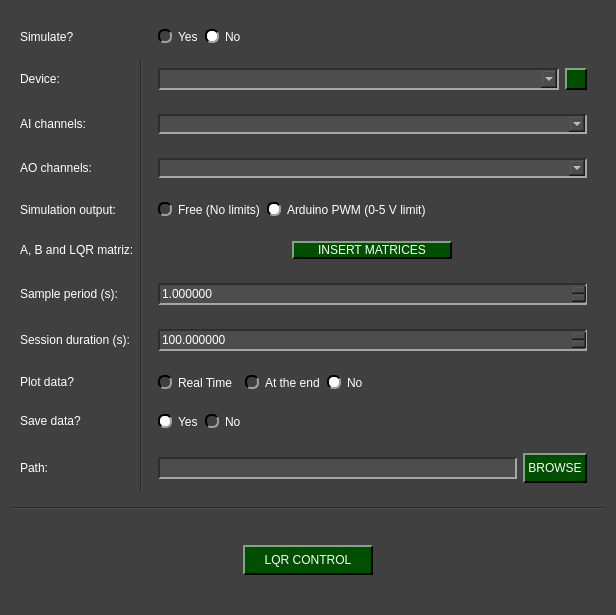
<?xml version="1.0" encoding="UTF-8"?>
<ui version="4.0">
 <class>Arduino_LQR_Control</class>
 <widget class="QWidget" name="Arduino_LQR_Control">
  <property name="geometry">
   <rect>
    <x>0</x>
    <y>0</y>
    <width>616</width>
    <height>615</height>
   </rect>
  </property>
  <property name="windowTitle">
   <string>Form</string>
  </property>
  <property name="styleSheet">
   <string notr="true">QWidget{
	background-color: rgb(64, 64, 64);
}

QTabWidget::pane { 
   border: 1px solid rgb(166, 166, 166);
}

QTabBar::tab {
  	background-color: rgb(77, 77, 77);
 }

 QTabBar::tab:selected {
  	background-color: rgb(140, 140, 140);
	padding-top: 2px;
	padding-bottom: 2px;
	padding-left: 12px;
	padding-right: 12px;
 }

 QTabBar::tab:selected:hover {
  	background-color: rgb(140, 140, 140);
	padding-top: 2px;
	padding-bottom: 2px;
	padding-left: 12px;
	padding-right: 12px;
 }

 QTabBar::tab:hover {
  	background-color: rgb(109, 109, 109);
	padding-top: 2px;
	padding-bottom: 2px;
	padding-left: 12px;
	padding-right: 12px;
 }

 QTabBar::tab:middle {
	border-right: 1px dashed rgb(166, 166, 166);
	border-left: 1px dashed rgb(166, 166, 166);
	padding-top: 2px;
	padding-bottom: 2px;
	padding-left: 12px;
	padding-right: 12px;
 }

 QTabBar::tab:last {
	border-top-right-radius: 10px;
	padding-top: 2px;
	padding-bottom: 2px;
	padding-left: 12px;
	padding-right: 12px;
 }

 QTabBar::tab:first {
	border-top-left-radius: 10px;
	padding-top: 2px;
	padding-bottom: 2px;
	padding-left: 12px;
	padding-right: 12px;
 }


QComboBox QAbstractItemView {
    background-color: rgb(77, 77, 77);
}

QComboBox QAbstractItemView::item:focus{
    background-color: rgb(140, 140, 140);
}

QDoubleSpinBox{
	background-color: rgb(77, 77, 77);
	
	border-top: 1.5px solid rgb(46, 46, 46);
	border-left: 1.5px solid rgb(46, 46, 46);

	border-bottom: 1.5px solid rgb(166, 166, 166);
	border-right: 1.5px solid rgb(166, 166, 166);
}

QDoubleSpinBox::up-button{
    image: url(:/imgs/imgs/drop_up_arrow.png);
	width: 11px;

	background-color: rgb(0, 79, 0);
	border-top: 1.5px solid rgb(127, 167, 127);
	border-left: 1.5px solid rgb(127, 167, 127);

	border-bottom: 1.5px solid rgb(0, 0, 0);
	border-right: 1.5px solid rgb(0, 0, 0);
}

QDoubleSpinBox::up-button:pressed{
	border: 2px solid rgb(255, 255, 255);
}

QDoubleSpinBox::up-button:hover{
	background-color: rgb(0, 50, 0);
}

QDoubleSpinBox::down-button{
    image: url(:/imgs/imgs/drop_down_arrow.png);
	width: 11px;

	background-color: rgb(0, 79, 0);
	border-top: 1.5px solid rgb(127, 167, 127);
	border-left: 1.5px solid rgb(127, 167, 127);

	border-bottom: 1.5px solid rgb(0, 0, 0);
	border-right: 1.5px solid rgb(0, 0, 0);
}

QDoubleSpinBox::down-button:pressed{
	border: 2px solid rgb(255, 255, 255);
}

QDoubleSpinBox::down-button:hover{
	background-color: rgb(0, 50, 0);
}

QSpinBox{
	background-color: rgb(77, 77, 77);
	
	border-top: 1.5px solid rgb(46, 46, 46);
	border-left: 1.5px solid rgb(46, 46, 46);

	border-bottom: 1.5px solid rgb(166, 166, 166);
	border-right: 1.5px solid rgb(166, 166, 166);
}

QSpinBox::up-button{
    image: url(:/imgs/imgs/drop_up_arrow.png);
	width: 11px;

	background-color: rgb(0, 79, 0);
	border-top: 1.5px solid rgb(127, 167, 127);
	border-left: 1.5px solid rgb(127, 167, 127);

	border-bottom: 1.5px solid rgb(0, 0, 0);
	border-right: 1.5px solid rgb(0, 0, 0);
}

QSpinBox::up-button:pressed{
	border: 2px solid rgb(255, 255, 255);
}

QSpinBox::up-button:hover{
	background-color: rgb(0, 50, 0);
}

QSpinBox::down-button{
    image: url(:/imgs/imgs/drop_down_arrow.png);
	width: 11px;

	background-color: rgb(0, 79, 0);
	border-top: 1.5px solid rgb(127, 167, 127);
	border-left: 1.5px solid rgb(127, 167, 127);

	border-bottom: 1.5px solid rgb(0, 0, 0);
	border-right: 1.5px solid rgb(0, 0, 0);
}

QSpinBox::down-button:pressed{
	border: 2px solid rgb(255, 255, 255);
}

QSpinBox::down-button:hover{
	background-color: rgb(0, 50, 0);
}

QWidget#centralwidget{
	background-color: rgb(64, 64, 64);
}

QWidget{
	color: rgb(255, 255, 255);
}

QComboBox{
	background-color: rgb(77, 77, 77);
	
	border-top: 1.5px solid rgb(46, 46, 46);
	border-left: 1.5px solid rgb(46, 46, 46);

	border-bottom: 1.5px solid rgb(166, 166, 166);
	border-right: 1.5px solid rgb(166, 166, 166);
}


QComboBox::drop-down{
	image: url(:/imgs/imgs/drop_down_arrow.png);
	width: 11px;

	background-color: rgb(0, 79, 0);
	border-top: 2px solid rgb(127, 167, 127);
	border-left: 2px solid rgb(127, 167, 127);

	border-bottom: 2px solid rgb(0, 0, 0);
	border-right: 2px solid rgb(0, 0, 0);
}

QComboBox::drop-down:hover{
	background-color: rgb(0, 50, 0);
}

QComboBox::drop-down:pressed{
	border: 2px solid rgb(255, 255, 255);
}

QPushButton{
	background-color: rgb(0, 79, 0);

	border-top: 1.5px solid rgb(127, 167, 127);
	border-left: 1.5px solid rgb(127, 167, 127);

	border-bottom: 1.5px solid rgb(0, 0, 0);
	border-right: 1.5px solid rgb(0, 0, 0);

	
	font: 12pt &quot;Helvetica&quot;;
	text-align:center;
}

QWidget{
	font: 12pt &quot;Helvetica&quot;;
}

QPushButton:hover{
	background-color: rgb(0, 50, 0);
}

QPushButton:pressed{
	border: 2px solid rgb(255, 255, 255);
}

QLineEdit{
	background-color: rgb(77, 77, 77);
	border-top: 1.5px solid rgb(46, 46, 46);
	border-left: 1.5px solid rgb(46, 46, 46);

	border-bottom: 1.5px solid rgb(166, 166, 166);
	border-right: 1.5px solid rgb(166, 166, 166);
}

QRadioButton::indicator{
	border-radius: 6px;
	border-top: 1.5px solid rgb(0, 0, 0);
	border-left: 1.5px solid rgb(0, 0, 0);

	border-bottom: 1.5px solid rgb(160, 160, 160);
	border-right: 1.5px solid rgb(160, 160, 160);
}

QRadioButton::indicator::checked{
	background-color: white;
}

QRadioButton::indicator::unchecked:hover{
	background-color: #9F9F9F;
}

QRadioButton::indicator::pressed{
	border: 1.5px solid #505050
}

QPushButton#reload_devices{
	image: url(:/imgs/imgs/reload.png);
	width: 11px;
	background-color: rgb(0, 79, 0);

	border-top: 1.5px solid rgb(127, 167, 127);
	border-left: 1.5px solid rgb(127, 167, 127);

	border-bottom: 1.5px solid rgb(0, 0, 0);
	border-right: 1.5px solid rgb(0, 0, 0);

	
	font: 12pt &quot;Helvetica&quot;;
	text-align:center;
}

QPushButton#reload_devices:hover{
	background-color: rgb(0, 50, 0);
}

QPushButton#reload_devices:pressed{
	border: 2px solid rgb(255, 255, 255);
}

QPushButton#logo{
	background-color: rgb(64, 64, 64);
	border: 0px;
}

QPushButton#logo:hover{
	background-color: rgb(166, 166, 166);
	border: 1px solid rgb(190, 190, 190) ;
}

QPushButton#logo:pressed{
	background-color: rgb(166, 166, 166);
	border: 1px solid rgb(255, 255, 255) ;
}

QScrollBar:vertical {
     border: 1px solid rgb(140, 140, 140);
     background: rgb(140, 140, 140);
     width: 17px;
     margin: 17px 0 17px 0;
 }
QScrollBar::handle:vertical {
     background: rgb(0, 79, 0);
     min-height: 20px;
 }
QScrollBar::add-line:vertical {
	image: url(:/imgs/imgs/drop_down_arrow.png);
     border: 1px solid rgb(140, 140, 140);
     background: rgb(0, 79, 0);
     height: 15px;
     subcontrol-position: bottom;
     subcontrol-origin: margin;
 }

QScrollBar::sub-line:vertical {
	image: url(:/imgs/imgs/drop_up_arrow.png);
     border: 1px solid rgb(140, 140, 140);
     background: rgb(0, 79, 0);
     height: 15px;
     subcontrol-position: top;
     subcontrol-origin: margin;
 }

QScrollBar::add-line:vertical:pressed {
    border: 1px solid rgb(255, 255, 255);
	background: rgb(0, 79, 0)
 }

QScrollBar::sub-line:vertical:pressed {
	border: 1px solid rgb(255, 255, 255);
	background: rgb(0, 79, 0)
 }

QScrollBar::add-line:vertical:hover {
     background-color: rgb(0, 50, 0);
 }

QScrollBar::sub-line:vertical:hover {
    background-color: rgb(0, 50, 0);
 }

QScrollBar::handle:vertical:pressed {
    border: 1px solid rgb(255, 255, 255);
	background: rgb(0, 79, 0)
 }

QScrollBar::handle:vertical:hover {
    background-color: rgb(0, 50, 0);
 }

QScrollBar::add-page:vertical, QScrollBar::sub-page:vertical {
     background: none;
 }

QScrollArea{
	border: none;
}

QTableWidget {
    background-color: rgb(77, 77, 77);
    alternate-background-color: rgb(85, 85, 85);
    gridline-color: rgb(166, 166, 166);
    color: white;
    border: 1px solid rgb(166, 166, 166);
    font: 11pt &quot;Helvetica&quot;;
}

QTableWidget QLineEdit {
    background-color: rgb(140, 140, 140);
    color: black;
    border: none;
}

QTableWidget::item:selected {
    background-color: rgb(0, 79, 0);
    color: white;
}

</string>
  </property>
  <layout class="QGridLayout" name="gridLayout_3">
   <item row="1" column="0">
    <widget class="Line" name="line_3">
     <property name="orientation">
      <enum>Qt::Orientation::Horizontal</enum>
     </property>
    </widget>
   </item>
   <item row="2" column="0">
    <widget class="QWidget" name="widget_6" native="true">
     <layout class="QHBoxLayout" name="horizontalLayout">
      <item>
       <widget class="QPushButton" name="start_lqr_control">
        <property name="minimumSize">
         <size>
          <width>130</width>
          <height>30</height>
         </size>
        </property>
        <property name="maximumSize">
         <size>
          <width>130</width>
          <height>30</height>
         </size>
        </property>
        <property name="text">
         <string>LQR CONTROL</string>
        </property>
       </widget>
      </item>
     </layout>
    </widget>
   </item>
   <item row="0" column="0">
    <widget class="QWidget" name="widget" native="true">
     <layout class="QGridLayout" name="gridLayout_2">
      <item row="1" column="0">
       <widget class="QLabel" name="label_device">
        <property name="minimumSize">
         <size>
          <width>0</width>
          <height>30</height>
         </size>
        </property>
        <property name="maximumSize">
         <size>
          <width>16777215</width>
          <height>30</height>
         </size>
        </property>
        <property name="text">
         <string>Device:</string>
        </property>
       </widget>
      </item>
      <item row="5" column="0">
       <widget class="QLabel" name="label_14">
        <property name="text">
         <string>A, B and LQR matriz:</string>
        </property>
       </widget>
      </item>
      <item row="9" column="0">
       <widget class="QLabel" name="label_11">
        <property name="minimumSize">
         <size>
          <width>0</width>
          <height>30</height>
         </size>
        </property>
        <property name="maximumSize">
         <size>
          <width>16777215</width>
          <height>30</height>
         </size>
        </property>
        <property name="text">
         <string>Save data?</string>
        </property>
       </widget>
      </item>
      <item row="1" column="2">
       <widget class="QWidget" name="widget_device" native="true">
        <layout class="QHBoxLayout" name="horizontalLayout_8">
         <item>
          <widget class="QComboBox" name="device_combo">
           <property name="minimumSize">
            <size>
             <width>0</width>
             <height>22</height>
            </size>
           </property>
           <property name="maximumSize">
            <size>
             <width>16777215</width>
             <height>22</height>
            </size>
           </property>
          </widget>
         </item>
         <item>
          <widget class="QPushButton" name="reload_devices">
           <property name="minimumSize">
            <size>
             <width>22</width>
             <height>22</height>
            </size>
           </property>
           <property name="maximumSize">
            <size>
             <width>22</width>
             <height>22</height>
            </size>
           </property>
           <property name="toolTip">
            <string>&lt;html&gt;&lt;head/&gt;&lt;body&gt;&lt;p&gt;Update COM ports&lt;/p&gt;&lt;/body&gt;&lt;/html&gt;</string>
           </property>
           <property name="text">
            <string/>
           </property>
          </widget>
         </item>
        </layout>
       </widget>
      </item>
      <item row="3" column="2">
       <widget class="QWidget" name="widget_ao_channel" native="true">
        <layout class="QHBoxLayout" name="horizontalLayout_3">
         <item>
          <widget class="QComboBox" name="ao_channel_combo"/>
         </item>
        </layout>
       </widget>
      </item>
      <item row="0" column="0">
       <widget class="QLabel" name="label_simulate">
        <property name="text">
         <string>Simulate?</string>
        </property>
       </widget>
      </item>
      <item row="7" column="2">
       <widget class="QWidget" name="widget_10" native="true">
        <layout class="QGridLayout" name="gridLayout_8">
         <item row="0" column="0">
          <widget class="QDoubleSpinBox" name="sesh_dur_in">
           <property name="minimumSize">
            <size>
             <width>0</width>
             <height>22</height>
            </size>
           </property>
           <property name="maximumSize">
            <size>
             <width>16777215</width>
             <height>22</height>
            </size>
           </property>
           <property name="decimals">
            <number>6</number>
           </property>
           <property name="maximum">
            <double>999999999999.000000000000000</double>
           </property>
           <property name="singleStep">
            <double>0.010000000000000</double>
           </property>
           <property name="stepType">
            <enum>QAbstractSpinBox::StepType::AdaptiveDecimalStepType</enum>
           </property>
           <property name="value">
            <double>100.000000000000000</double>
           </property>
          </widget>
         </item>
        </layout>
       </widget>
      </item>
      <item row="3" column="0">
       <widget class="QLabel" name="label_ao_channel">
        <property name="text">
         <string>AO channels:</string>
        </property>
       </widget>
      </item>
      <item row="10" column="0" alignment="Qt::AlignmentFlag::AlignVCenter">
       <widget class="QLabel" name="label_12">
        <property name="minimumSize">
         <size>
          <width>0</width>
          <height>30</height>
         </size>
        </property>
        <property name="maximumSize">
         <size>
          <width>16777215</width>
          <height>30</height>
         </size>
        </property>
        <property name="text">
         <string>Path:</string>
        </property>
       </widget>
      </item>
      <item row="2" column="0">
       <widget class="QLabel" name="label_ai_channel">
        <property name="text">
         <string>AI channels:</string>
        </property>
       </widget>
      </item>
      <item row="9" column="2" alignment="Qt::AlignmentFlag::AlignLeft">
       <widget class="QWidget" name="widget_12" native="true">
        <layout class="QHBoxLayout" name="horizontalLayout_5">
         <item>
          <widget class="QRadioButton" name="yes_save_radio">
           <property name="text">
            <string>Yes</string>
           </property>
           <property name="checked">
            <bool>true</bool>
           </property>
           <attribute name="buttonGroup">
            <string notr="true">save_radio_group</string>
           </attribute>
          </widget>
         </item>
         <item>
          <widget class="QRadioButton" name="no_save_radio">
           <property name="text">
            <string>No</string>
           </property>
           <attribute name="buttonGroup">
            <string notr="true">save_radio_group</string>
           </attribute>
          </widget>
         </item>
        </layout>
       </widget>
      </item>
      <item row="7" column="0">
       <widget class="QLabel" name="label_10">
        <property name="minimumSize">
         <size>
          <width>0</width>
          <height>30</height>
         </size>
        </property>
        <property name="maximumSize">
         <size>
          <width>16777215</width>
          <height>30</height>
         </size>
        </property>
        <property name="text">
         <string>Session duration (s):</string>
        </property>
       </widget>
      </item>
      <item row="1" column="1" rowspan="10">
       <widget class="Line" name="line_2">
        <property name="orientation">
         <enum>Qt::Orientation::Vertical</enum>
        </property>
       </widget>
      </item>
      <item row="8" column="0">
       <widget class="QLabel" name="label_9">
        <property name="minimumSize">
         <size>
          <width>0</width>
          <height>30</height>
         </size>
        </property>
        <property name="maximumSize">
         <size>
          <width>16777215</width>
          <height>30</height>
         </size>
        </property>
        <property name="text">
         <string>Plot data?</string>
        </property>
       </widget>
      </item>
      <item row="0" column="2" alignment="Qt::AlignmentFlag::AlignLeft">
       <widget class="QWidget" name="widget_7" native="true">
        <layout class="QGridLayout" name="gridLayout_4">
         <item row="0" column="0">
          <widget class="QRadioButton" name="yes_simulate_radio">
           <property name="text">
            <string>Yes</string>
           </property>
           <attribute name="buttonGroup">
            <string notr="true">simulate_radio_group</string>
           </attribute>
          </widget>
         </item>
         <item row="0" column="1">
          <widget class="QRadioButton" name="no_simulate_radio">
           <property name="text">
            <string>No</string>
           </property>
           <property name="checked">
            <bool>true</bool>
           </property>
           <attribute name="buttonGroup">
            <string notr="true">simulate_radio_group</string>
           </attribute>
          </widget>
         </item>
        </layout>
       </widget>
      </item>
      <item row="6" column="2">
       <widget class="QWidget" name="widget_11" native="true">
        <layout class="QGridLayout" name="gridLayout_9">
         <item row="0" column="0">
          <widget class="QDoubleSpinBox" name="Ts_in">
           <property name="minimumSize">
            <size>
             <width>0</width>
             <height>22</height>
            </size>
           </property>
           <property name="maximumSize">
            <size>
             <width>16777215</width>
             <height>22</height>
            </size>
           </property>
           <property name="decimals">
            <number>6</number>
           </property>
           <property name="maximum">
            <double>999999999999.000000000000000</double>
           </property>
           <property name="singleStep">
            <double>0.010000000000000</double>
           </property>
           <property name="stepType">
            <enum>QAbstractSpinBox::StepType::AdaptiveDecimalStepType</enum>
           </property>
           <property name="value">
            <double>1.000000000000000</double>
           </property>
          </widget>
         </item>
        </layout>
       </widget>
      </item>
      <item row="8" column="2" alignment="Qt::AlignmentFlag::AlignLeft">
       <widget class="QWidget" name="widget_13" native="true">
        <layout class="QHBoxLayout" name="horizontalLayout_6">
         <item>
          <widget class="QRadioButton" name="yes_rt_plot_radio">
           <property name="text">
            <string>Real Time</string>
           </property>
           <property name="checked">
            <bool>false</bool>
           </property>
           <attribute name="buttonGroup">
            <string notr="true">plot_radio_group</string>
           </attribute>
          </widget>
         </item>
         <item>
          <widget class="QLabel" name="label_warning">
           <property name="toolTip">
            <string>&lt;html&gt;&lt;head/&gt;&lt;body&gt;&lt;p&gt;&lt;span style=&quot; font-size:16pt;&quot;&gt;Selecting Real Time may reduce your acquisition performance if you need to collect data at high frequencies ( sample period &amp;lt; 0.05 s ). We suggest plotting at the end of the acquisition if you don't want to be affected.&lt;/span&gt;&lt;/p&gt;&lt;/body&gt;&lt;/html&gt;</string>
           </property>
           <property name="text">
            <string>&lt;html&gt;&lt;head/&gt;&lt;body&gt;&lt;p&gt;&lt;img src=&quot;:/imgs/imgs/Warning_logo.png&quot;/&gt;&lt;/p&gt;&lt;/body&gt;&lt;/html&gt;</string>
           </property>
          </widget>
         </item>
         <item>
          <widget class="QRadioButton" name="yes_ate_plot_radio">
           <property name="text">
            <string>At the end</string>
           </property>
           <attribute name="buttonGroup">
            <string notr="true">plot_radio_group</string>
           </attribute>
          </widget>
         </item>
         <item>
          <widget class="QRadioButton" name="no_plot_radio">
           <property name="text">
            <string>No</string>
           </property>
           <property name="checked">
            <bool>true</bool>
           </property>
           <attribute name="buttonGroup">
            <string notr="true">plot_radio_group</string>
           </attribute>
          </widget>
         </item>
        </layout>
       </widget>
      </item>
      <item row="10" column="2">
       <widget class="QWidget" name="widget_16" native="true">
        <layout class="QHBoxLayout" name="horizontalLayout_7">
         <item alignment="Qt::AlignmentFlag::AlignVCenter">
          <widget class="QLineEdit" name="path_line_edit">
           <property name="minimumSize">
            <size>
             <width>0</width>
             <height>22</height>
            </size>
           </property>
           <property name="maximumSize">
            <size>
             <width>16777215</width>
             <height>22</height>
            </size>
           </property>
          </widget>
         </item>
         <item alignment="Qt::AlignmentFlag::AlignVCenter">
          <widget class="QPushButton" name="path_folder_browse">
           <property name="minimumSize">
            <size>
             <width>0</width>
             <height>30</height>
            </size>
           </property>
           <property name="maximumSize">
            <size>
             <width>16777215</width>
             <height>30</height>
            </size>
           </property>
           <property name="text">
            <string> BROWSE </string>
           </property>
          </widget>
         </item>
        </layout>
       </widget>
      </item>
      <item row="2" column="2">
       <widget class="QWidget" name="widget_ai_channel" native="true">
        <layout class="QHBoxLayout" name="horizontalLayout_2">
         <item>
          <widget class="QComboBox" name="ai_channel_combo"/>
         </item>
        </layout>
       </widget>
      </item>
      <item row="6" column="0">
       <widget class="QLabel" name="label_15">
        <property name="minimumSize">
         <size>
          <width>0</width>
          <height>30</height>
         </size>
        </property>
        <property name="maximumSize">
         <size>
          <width>16777215</width>
          <height>30</height>
         </size>
        </property>
        <property name="text">
         <string>Sample period (s):</string>
        </property>
       </widget>
      </item>
      <item row="5" column="2">
       <widget class="QWidget" name="widget_2" native="true">
        <layout class="QGridLayout" name="gridLayout">
         <item row="0" column="0">
          <widget class="QPushButton" name="insert_matrices">
           <property name="maximumSize">
            <size>
             <width>160</width>
             <height>30</height>
            </size>
           </property>
           <property name="text">
            <string>INSERT MATRICES</string>
           </property>
          </widget>
         </item>
        </layout>
       </widget>
      </item>
      <item row="4" column="0">
       <widget class="QLabel" name="label_output">
        <property name="text">
         <string>Simulation output:</string>
        </property>
       </widget>
      </item>
      <item row="4" column="2" alignment="Qt::AlignmentFlag::AlignLeft">
       <widget class="QWidget" name="widget_output" native="true">
        <layout class="QGridLayout" name="gridLayout_5">
         <item row="0" column="0">
          <widget class="QRadioButton" name="Free_radio">
           <property name="text">
            <string>Free (No limits)</string>
           </property>
           <attribute name="buttonGroup">
            <string notr="true">output_radio_group</string>
           </attribute>
          </widget>
         </item>
         <item row="0" column="1">
          <widget class="QRadioButton" name="Arduino_PWM_radio">
           <property name="text">
            <string>Arduino PWM (0-5 V limit)</string>
           </property>
           <property name="checked">
            <bool>true</bool>
           </property>
           <attribute name="buttonGroup">
            <string notr="true">output_radio_group</string>
           </attribute>
          </widget>
         </item>
        </layout>
       </widget>
      </item>
     </layout>
    </widget>
   </item>
  </layout>
 </widget>
 <resources>
  <include location="resources_1.qrc"/>
 </resources>
 <connections/>
 <buttongroups>
  <buttongroup name="simulate_radio_group"/>
  <buttongroup name="plot_radio_group"/>
  <buttongroup name="output_radio_group"/>
  <buttongroup name="save_radio_group"/>
 </buttongroups>
</ui>
